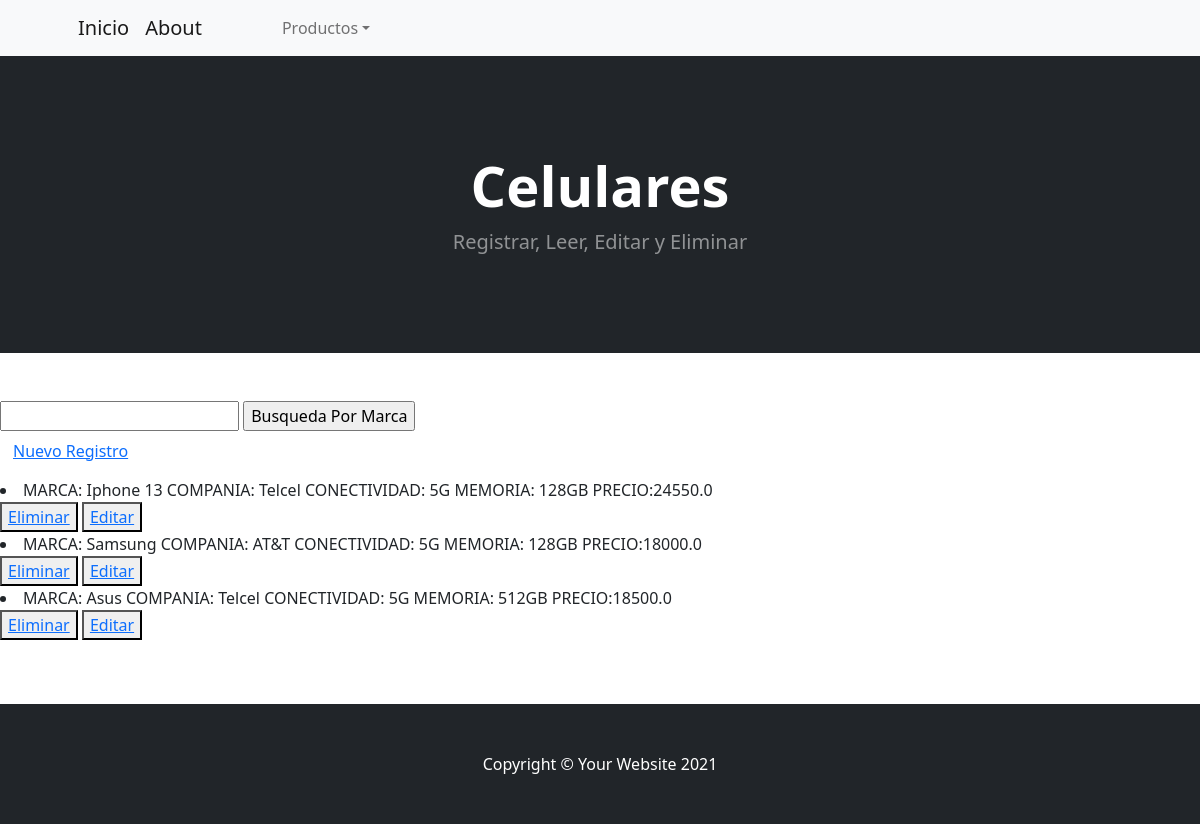
The app's page /AppTecno/leerCelulares, older data.
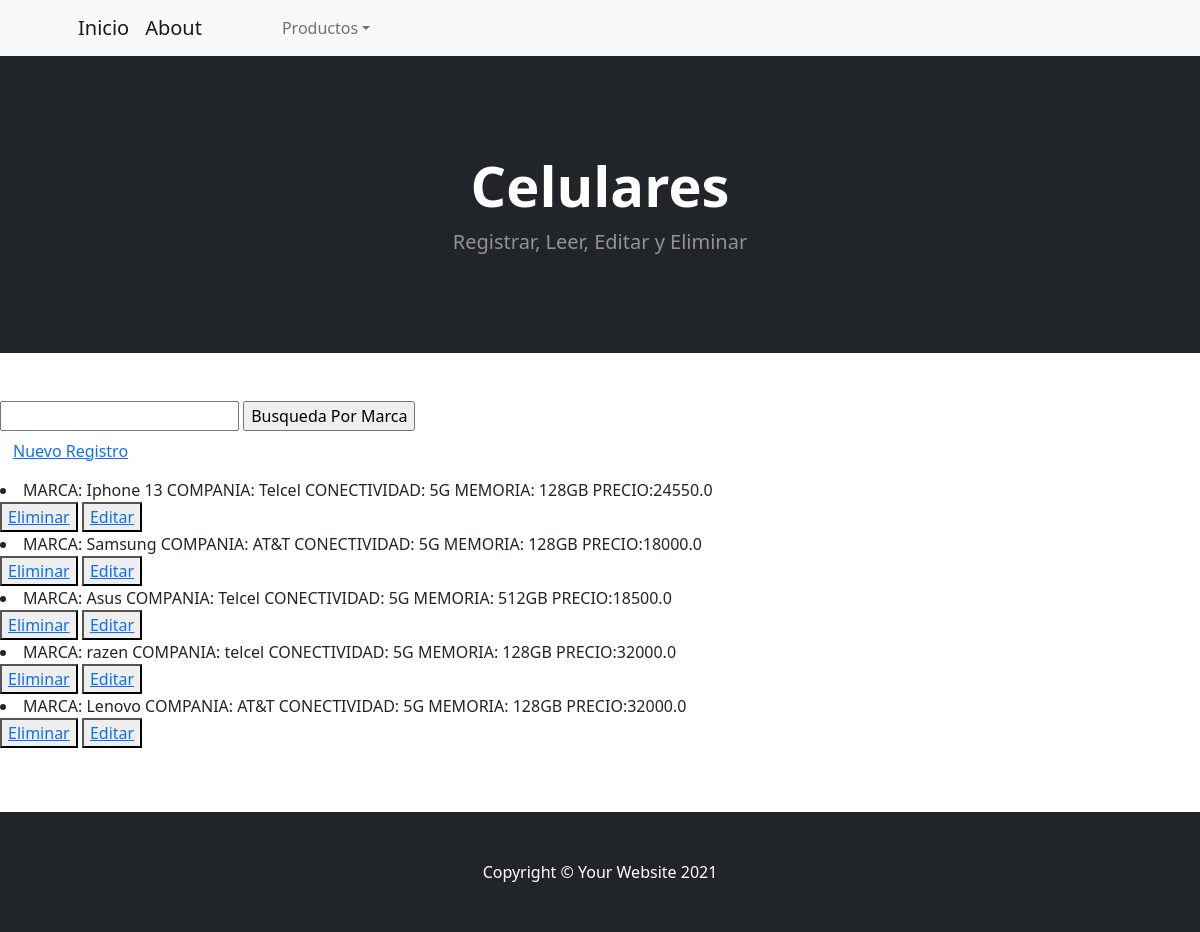
The same page, newer data.
### AppTecno/models.py (models this page shows)
class Celulares(models.Model):
    marca = models.CharField(max_length=10)
    compania = models.CharField(max_length=10)
    conectividad = models. CharField(max_length=3)
    memoria = models.CharField (max_length=6)
    precio = models.FloatField ()
    def __str__(self):
        return f"MARCA: {self.marca} COMPANIA: {self.compania} CONECTIVIDAD: {self.conectividad} MEMORIA: {self.memoria} PRECIO:{self.precio}"

### AppTecno/views.py (the view)
# urls.py: path('leerCelulares',views.leerCelulares,name="LeerCelulares"),
def leerCelulares (request):
    celulares = Celulares.objects.all()
    contexto = {"celulares":celulares}
    return render (request, "AppTecno/leerCelulares.html", contexto)

### AppTecno/templates/AppTecno/leerCelulares.html (shortened to what this page needs)
{%extends "AppInicio/base.html"%}
{%load static%}
{%block dep%}
<a class="navbar-brand" href="#!">About</a>
{%endblock%}
{%block head%}
<h1 class="display-4 fw-bolder">Celulares</h1>
<p class="lead fw-normal text-white-50 mb-0">Registrar, Leer, Editar y Eliminar</p>
{%endblock%}
{%block contenido%}
    <form action="/AppTecno/buscarCelular/" method="GET">
        <input type="text" name="marca" id="marca">
        <input type="submit" value="Busqueda Por Marca">
    </form>
    <h3>
        <button type="button" class="btn btn-link">
        <a href="{% url 'CelularesRegistro' %}">Nuevo Registro</a>
        </button>
    </h3>
    {% for l in celulares %}
        <li>{{l}}</li>
        <button>
            <a href="{% url 'EliminarCelular' l.id %}">Eliminar</a>
        </button>
        <button>
            <a href="{% url 'EditCel' l.id %}">Editar</a>
        </button>
    {% endfor %}
{%endblock%}

Row changes from the older to the newer data that the page shows:
added Celulares: marca+compania+conectividad "MARCA: razen COMPANIA: telcel CONECTIVIDAD: 5G MEMORIA: 128GB PRECIO:32000.0"
added Celulares: marca+compania+conectividad "MARCA: Lenovo COMPANIA: AT&T CONECTIVIDAD: 5G MEMORIA: 128GB PRECIO:32000.0"
